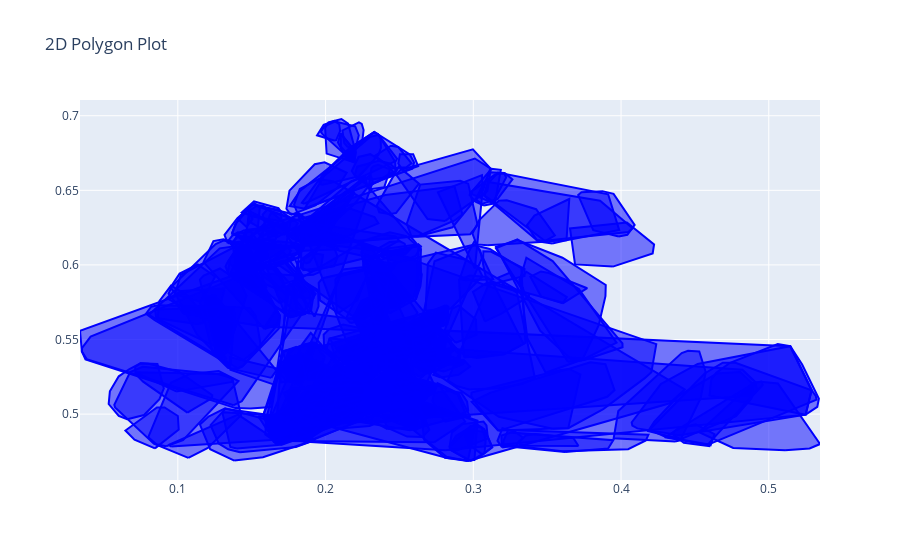

Write notebook code for a chart like this one.
### Markdown cell above
# Show the results of polygon reduction: 
You want to have a plot with each polygon plotted out this should be nbetter than the Picasso stuff we got initially.

### Code cell
import plotly.graph_objects as go
from shapely.geometry import mapping

def plot_polygons_with_ids(polygon_dict):
    """
    Plots polygons in a 2D space using Plotly. Clicking on a polygon displays its ID.

    Args:
        polygon_dict (dict): A dictionary where keys are IDs and values are Shapely Polygon objects.
    """
    # Create a list to store data for Plotly
    data = []

    for polygon_id, polygon in polygon_dict.items():
        # Convert the polygon to GeoJSON format
        geojson_polygon = mapping(polygon)
        # Add the polygon and its ID to the data list
        data.append(go.Scatter(
            x=[coord[0] for coord in geojson_polygon['coordinates'][0]],
            y=[coord[1] for coord in geojson_polygon['coordinates'][0]],
            fill="toself",
            text=polygon_id,  # Display the ID when clicked
            hoverinfo="text",
            mode="lines",
            line=dict(width=2, color="blue"),
            name=polygon_id
        ))

    # Create the layout
    layout = go.Layout(
        title="2D Polygon Plot",
        showlegend=False
    )

    # Create the figure
    fig = go.Figure(data=data, layout=layout)

    # Show the plot
    fig.show()


plot_polygons_with_ids(rpm.reduced_poly)
